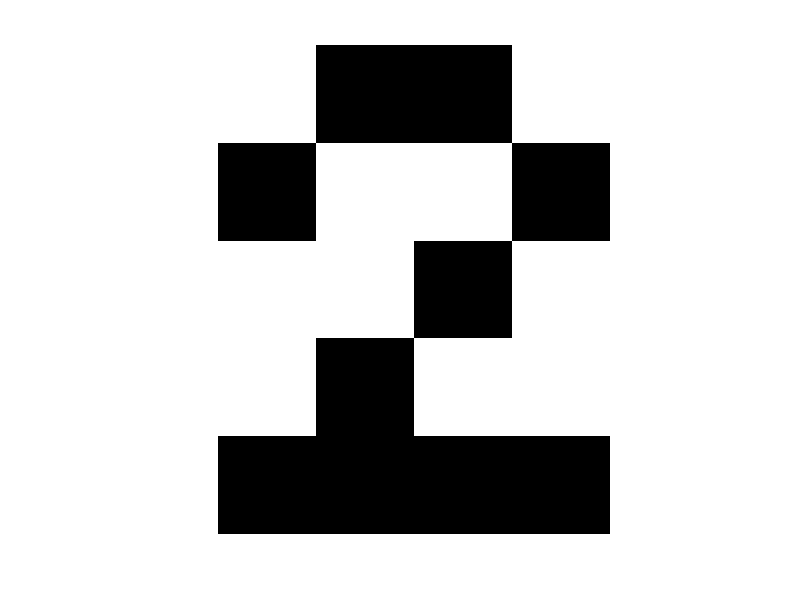

MATLAB code for this plot:
clear; clear; close all

% Vector de Datos
load("matricesPr2.mat");
% Transpuesta del vector de datos (horizontal a vertical)
x1 = Xnum(1, :);
x1T = x1';

x2 = Xnum(2, :);
x2T = x2';

x3 = Xnum(3, :);
x3T = x3';

x4 = Xnum(4, :);
x4T = x4';

% Matrices formadas de 5x4
imA = reshape(x1T,5,4);
imshow(imA);

imB = reshape(x2T,5,4);
imshow(imB);

imC = reshape(x3T,5,4);
imshow(imC);

imD = reshape(x4T,5,4);
imshow(imD);

%Vector de caracteristicas Y
y = [3;1;4;2];

xA = im1(:);
xAT = xA';

xB = im2(:);
xBT = xB';

xC = im3(:);
xCT = xC';

xletter = [xAT; xBT; xCT]; %Vector de datos "X-2"
sumas = sum(xletter, 2);

